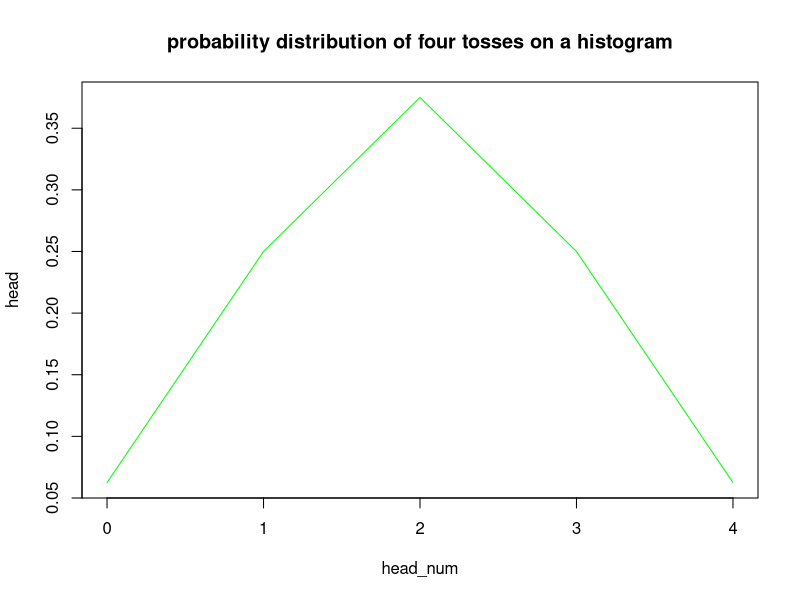

The R script that drew this image:
## ---- chunk 1
knitr::opts_chunk$set(echo = TRUE)
## ---- chunk 2
#total marbles
total_marbles <- 54 + 9 + 75

# Probability it is a red marble
p_of_red <- 54 / total_marbles

# Probability it is a blue marble
p_of_blue <- 75 /total_marbles

# P(red or blue) = P(red) + P(blue)
round(p_of_red + p_of_blue, 4)

## ---- chunk 3
#total balls
total_balls <- 19 + 20 + 24 + 17

# Probability it is a red
p_of_red <- 20 / total_balls

# P(red)
round(p_of_red, 4)

## ---- chunk 4
# Total customers(males and females)
t <- 81 + 116 + 215 + 130 + 129 + 228 + 79 + 252 + 97 + 72

# The only combination which does not satisfy either "not male"
# or "not living with parents" are males living with their parents

p_notmale_withparent <- (t - 215)/t
round(p_notmale_withparent, 4)

## ---- chunk 5
# to choose 3 vegetables from a total of 8 vegetable options
vg <- choose(8, 3)

# to choose 3 condiments from 7 condiment options
ct <- choose(7, 3)

# to choose a tortilla from 3 tortilla options
tl <- choose(3, 1)

# total possible combinations
(t <- vg * ct * tl)

## ---- chunk 6

factorial (14) / factorial (14-8)

## ---- chunk 7
# to get 3 green out of 9
green <- choose(9, 3)

# Combinations of 1 orange out of 4
orange <- choose(4, 1)

# for 0 red out of 9
red <- choose(9, 0)

# Multiplying all combinations
c <- green * red * orange

#combining all
c_all <- choose((9 + 4 + 9), 4)

# Probability of picking 1 orange and 3 green jellybeans when seleting a total of 4 from 22 jellybeans
round(c/c_all, 4)

## ---- chunk 8

factorial (11) / factorial (7)

## ---- chunk 9

#total tosses
t <- 2^4

#all possible outcomes
no_head <- choose(4, 0)/t
one_head <- choose(4,1)/t
two_head <- choose(4,2)/t
three_head <- choose(4, 3)/t
four_head <- choose(4, 4)/t

#probability for head
head <- c(no_head, one_head, two_head, three_head, four_head)
head_num <- 0:4

df <- data.frame(head_num, head)

plot(df, main = "probability distribution of four tosses on a histogram", type = "l", col = "green")

## ---- chunk 10
values <- c(-30,-30,-30,97, -30)

win <- sum(values * df[,2])
print(paste0("Expected Value of the proposition: $", win))

## ---- chunk 11

exp_win <- 559 * win
print(paste0("I should win: $", exp_win))

## ---- chunk 12

Win <- pbinom(4, size=9, prob=1/2)
print(paste0("Probability of 4 tails or less in 9 tosses: ", Win))

## ---- chunk 13

exp_wins <- 23*Win + -26*(1 - Win)
print(paste0("The expected value of the proposition: $", round(exp_wins, 2)))

## ---- chunk 14
# If I played this game 994 times
outcome <- 994 * exp_wins
print(paste0("After 994 games, I would you expect to win or lose: $", round(outcome, 2)))

## ---- chunk 15
# Assuming 100, 000 different testers were involved
num_testers <- 100000

# if 20% of the testers are believed to lie, then
lies <- num_testers * 0.20
truth <- num_testers * 0.80

## ---- chunk 16

correctlyTested_liars <- 0.59 * lies
(lies_tested_as_truths <- lies - correctlyTested_liars)

## ---- chunk 17

truths_tested_as_lies <- 0.90 * truth
(correctlyTested_truths <- truth - truths_tested_as_lies)

## ---- chunk 18

p <- correctlyTested_liars / (correctlyTested_liars + truths_tested_as_lies)
print(paste0("The probability is: ", round(p, 4) * 100, "%"))

## ---- chunk 19
p2 <- truths_tested_as_lies / (truths_tested_as_lies + lies_tested_as_truths)
print(paste0("The probabi;lity is: ", round(p2, 4) * 100, "%"))

## ---- chunk 20

p3 <- lies/num_testers + (correctlyTested_liars + correctlyTested_truths)/num_testers - (correctlyTested_liars) / num_testers
print(paste0("The probability is: ", round(p3, 4) * 100, "%"))

